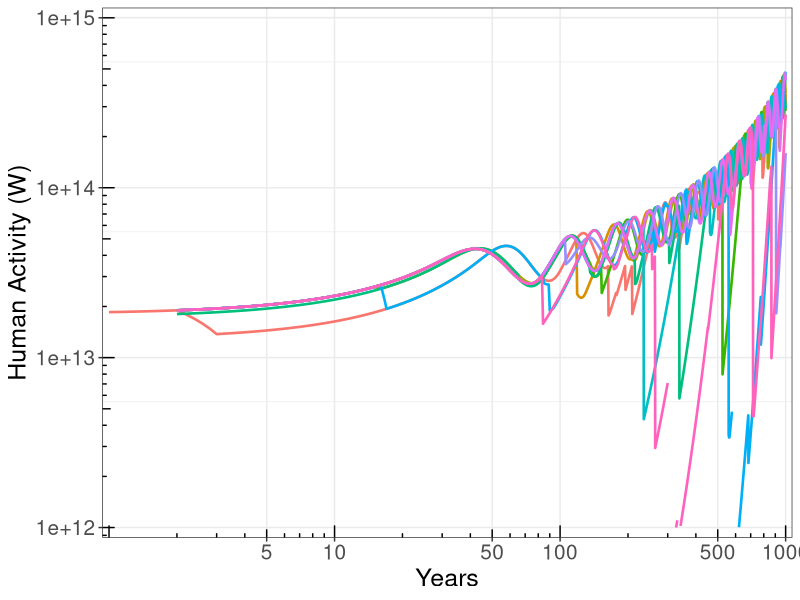

Source code (R):
# Purpose: This script performs the simulation and produces the results
# shown in Figure 21 in the book Human Enterprise, Ecosystems, 
# and the Future of Civilization. In this simulation, there is "typical" 
# progress in "green technology". Random "disasters" are thrown in.
# The simulation runs for 1,000 years. 10 repetitions are performed. 
# Results will be different every time because no seed has been set 
# for the random number generator.

###################################################################################
# load libraries
library("ggplot2")
library("grid")
library("scales")
###################################################################################
# CONSTANTS AND AUXILIARY VARIABLES

# run controls
starting_year <- 1
ending_year <- 1000
disaster_toggle <- 1 # 0=no disasters; 1=disasters on
number_of_trials <- 10

# loop through for each trial
trial <- 0

while (trial < number_of_trials){
  
trial = trial + 1  
  
# constants
Rate_of_Increase_in_Human_Activity <- 0.02475 # /yr
Primary_Productivity <- 5.36e13 # kg C/yr
Replenishment_of_Natural_Capital <- Primary_Productivity
Unit_Depletion_of_Natural_Capital_t0 <- 5.5079e-08 # kg C / J/yr human activity
Rate_of_Decrease_in_Unit_Depletion_of_Natural_Capital <- 0.0025 # /yr
Effect_of_Natural_Capital_Depletion_on_Human_Activity <- 1.65e-16 # / kg C
Decrease_in_Human_Activity_t0 <- 0
Natural_Capital_Gap_t0 <- 0
disaster_multiplier_t0 <- 0

# initialize stocks
Natural_Capital_t0 <- 1.70e15
Natural_Capital_NCU_t0 <- 100

Human_Activity_t0 <- 5.84063e20

Human_Activity_W_t0 <- # human activity, W
  Human_Activity_t0 * # human activity, J/yr
  1 * # 1 W / J/s
  1 / (365 * 24 * 60 * 60) # 1 yr / (365 d/yr * 24 hr/d * 60 min/hr * 60 s/min

Kardashev_Scale_t0 <- (log(Human_Activity_W_t0, 10) - 6) / 10


###################################################################################


###################################################################################
# STOCK 1: Human_Activity
# Units: J/yr
# Initial Value: 
#   Human_Activity_t0 <- 5.84063e14
#
# Inflow: Increase_in_Human_Activity
# Units: J/yr/yr
# Relationship:
#   Human_Activity (J/yr) * Rate_of_Increase_in_Human_Activity (/yr)

# Outflow: Decrease_in_Human_Activity
# Units: J/yr/yr
# Relationship:
#   (Natural_Capital_t0, kg C - Natural_Capital, kg C) *
#     Effect_of_Natural_Capital_Depletion_on_Human_Activity, J/yr/yr / kg C)
#
###################################################################################
# STOCK 2: Natural_Capital
# Units: kg C
# Initial Value: 
# Natural_Capital_t0 <- 1.70e15
# Constraint: must be <= initial value
#
# Inflow: Replenishment_of_Natural_Capital
# Units: kg C/yr
# Relationship: = Primary_Productivity (kg C/yr)

# Outflow: Depletion_of_Natural_Capital
# Units: kg C/yr
# Relationship: 
#   Initial Value: Depletion_of_Natural_Capital_t0, (kg C/J/yr)
#   Thereafter: Effect_of_Natural_Capital_Depletion_on_Human_Activity(t-1), (kg C/J/yr) * 
#     (1 - Rate_of_Decrease_in_Depletion_of_Natural_Capital), (/yr) *
#     Human_Activity(t-1) (J/yr)

# Natural_Capital <- min(Natural_Capital, Natural_Capital_t0) 
#     
###################################################################################
# SIMULATION
#
# initialize values

year <- starting_year

Depletion_of_Natural_Capital_t0 <- 
  Unit_Depletion_of_Natural_Capital_t0 * Human_Activity_t0

Output_t0 <- c(trial,
            year, 
            Human_Activity_t0, 
            Human_Activity_W_t0,
            Kardashev_Scale_t0,
            Natural_Capital_t0,
            Natural_Capital_NCU_t0,
            Replenishment_of_Natural_Capital,
            Unit_Depletion_of_Natural_Capital_t0,
            Depletion_of_Natural_Capital_t0,
            Natural_Capital_Gap_t0,
            disaster_multiplier_t0,
            Decrease_in_Human_Activity_t0)

names(Output_t0) <- c("trial",
                  "Year", 
                  "Human_Activity", 
                  "Human_Activity_W",
                  "Kardashev_Scale",
                  "Natural_Capital",
                  "Natural_Capital_NCU",
                  "Replenishment_of_Natural_Capital",
                  "Unit_Depletion_of_Natural_Capital",
                  "Depletion_of_Natural_Capital",
                  "Natural_Capital_Gap",
                  "disaster_multiplier",
                  "Decrease_in_Human_Activity")

Human_Activity <- Human_Activity_t0
Human_Activity_W <- Human_Activity_W_t0
Natural_Capital <- Natural_Capital_t0
Unit_Depletion_of_Natural_Capital <- Unit_Depletion_of_Natural_Capital_t0

# for very first time through loop, create a new data frame for initial values
# for later times through loop, add a new row to the existing data set
if (trial > 1 && year == 1) {rbind(Output, Output_t0)}
if (trial == 1 && year ==1) {Output <- Output_t0}

# complete simulation
while (year < ending_year) {
  Output_tminus1 <- Output_t0
  year <- year + 1  
  
  # increment rate of natural capital depletion per unit human activity
  Unit_Depletion_of_Natural_Capital <- 
    Unit_Depletion_of_Natural_Capital *
    (1 - Rate_of_Decrease_in_Unit_Depletion_of_Natural_Capital)
  
  Depletion_of_Natural_Capital <- 
    Unit_Depletion_of_Natural_Capital * Human_Activity
  
  Natural_Capital_Gap <- Natural_Capital_t0 - Natural_Capital

  Decrease_in_Human_Activity <-
    Natural_Capital_Gap * 
    Effect_of_Natural_Capital_Depletion_on_Human_Activity *
    Human_Activity
  
  # decrease human activity in the event of a disaster
  # 1/100 chance of 5% reduction in activity
  # 1/200 chance of 30% reduction in activity
  # 1/500 chance of 50% reduction in activity
  # 1/1000 chance of 95% reduction in activity
  # 1/1e6 chance of 100% reduction in activity (extinction)
  disaster_multiplier <- 0  # default is no disaster
  rand_no <- runif(1,0,1)
    
  if (rand_no >= 0.99) disaster_multiplier <- 0.05
  if (rand_no >= 0.995) disaster_multiplier <- 0.30
  if (rand_no >= 0.998) disaster_multiplier <- 0.50
  if (rand_no >= 0.999) disaster_multiplier <- 0.95
  if (rand_no >= 0.999999) disaster_multiplier <- 1
  
  # disasters off if toggle is set to 0 by user
  disaster_multiplier <- disaster_multiplier * disaster_toggle
  
  Decrease_in_Human_Activity <- 
    Decrease_in_Human_Activity +
    (Human_Activity * 
       disaster_multiplier)
  
  # perform mass balance on stocks
  
  Human_Activity <-
    Human_Activity +
    Human_Activity * Rate_of_Increase_in_Human_Activity - 
    Decrease_in_Human_Activity

  Natural_Capital <-
    Natural_Capital +
    Replenishment_of_Natural_Capital - 
    Depletion_of_Natural_Capital
  
  # don't allow human activity to go negative
  Human_Activity = max(Human_Activity, 0)
  
  #constrain natural capital to less than or equal to initial value
  Natural_Capital <- min(Natural_Capital, Natural_Capital_t0)
  Natural_Capital <- max(Natural_Capital, 0)
  
  # define an arbitrary unit of natural capital
  Natural_Capital_NCU <- Natural_Capital * 100 / Natural_Capital_t0
  
  # calculate human activity in W and the Kardashev Scale
  Human_Activity_W <- # human activity, W
    Human_Activity * # human activity, J/yr
    1 * # 1 W / J/s
    1 / (365 * 24 * 60 * 60) # 1 yr / (365 d/yr * 24 hr/d * 60 min/hr * 60 s/min
  
  Kardashev_Scale <- (log(Human_Activity_W, 10) - 6) / 10
  
  # add newest values to output data set
  new_output <- c(trial,
                  year, 
                  Human_Activity, 
                  Human_Activity_W,
                  Kardashev_Scale,
                  Natural_Capital,
                  Natural_Capital_NCU,
                  Replenishment_of_Natural_Capital,
                  Unit_Depletion_of_Natural_Capital,
                  Depletion_of_Natural_Capital,
                  Natural_Capital_Gap,
                  disaster_multiplier,
                  Decrease_in_Human_Activity)
  
  names(new_output) <- c("trial",
                         "Year", 
                         "Human_Activity",
                         "Human_Activity_W",
                         "Kardashev_Scale",
                         "Natural_Capital",
                         "Natural_Capital_NCU",
                         "Replenishment_of_Natural_Capital",
                         "Unit_Depletion_of_Natural_Capital",
                         "Depletion_of_Natural_Capital",
                         "Natural_Capital_Gap",
                         "disaster_multiplier",
                         "Decrease_in_Human_Activity")

  Output <- rbind(Output, new_output)
}
}


###################################################################################

#Output # uncomment to print output data set if desired

# plot outputs of interest

# # plot human activity stock

  # convert from a matrix to a data frame (required for ggplot)
  Output_df <- as.data.frame(Output)
  
  # convert "trial" variable to a character to allow overlaying of plots
  Output_df$trial_char <- as.character(Output_df$trial)

  # PLOT HUMAN ACTIVITY (FIGURE 21)
  # assign data to be plotted
  Human_Activity_Plot <- ggplot(
    data = Output_df, # data set
    aes(x = Output_df$Year, # x variable
        y = Output_df$Human_Activity_W, # y variable
        color = Output_df$trial_char
    ),
  )
  
  # assign type of plot and any statistics to calculate
  Human_Activity_Plot <- Human_Activity_Plot + 
    geom_line( # a basic line
      stat = "identity", # plot the actual value, no statistical transformation
#      color = "blue", # set the line color
      size = 0.9 # set the line width
    )
  
  # assign a theme
  Human_Activity_Plot <- Human_Activity_Plot +
    theme_bw()  # a basic black and white theme
  
  # log transform axes
  Human_Activity_Plot <- Human_Activity_Plot +
    coord_trans(
      x = "log10", # transform x axis to log scale 
      y = "log10" # transform y axis to log scale
    )
  
  # set axis labels, scales, and intervals
  
  Human_Activity_Plot <- Human_Activity_Plot +
    scale_x_continuous(
      name = "Years", # x axis label
      limits = c(1, 1000), # set x axis limits
      breaks = c(5, 10, 50, 100, 500, 1000), # x axis limits and interval
      minor_breaks = function(x) log10(x)/10, # specify minor breaks (NOT DEBUGGED)
      expand = c(0.01,0) # control where y axis crosses - first number is fraction of plot left as white space
      #     labels = c("Years", "", "Decades", "", "Centuries", "") # replace x-axis numbers with text labels
    ) +
    scale_y_continuous(
      name = ("Human Activity (W)"), # y axis label
      limits = c(1e12, 1e15), # set y axis limits
      breaks = c(1e12, 1e13, 1e14, 1e15), # set breaks and tick marks
      expand = c(0.02,0) # control where x axis crosses - first number is fraction left as white space
    )
  
  # set font size of labels and numbers on axes
  
  Human_Activity_Plot <- Human_Activity_Plot +
    theme(
      axis.title.x = element_text(size = 18), # set font size of x axis label
      axis.text.x = element_text(size = 15), # set font size of x axis text
      axis.title.y = element_text(size = 18), # set font size of y axis label
      axis.text.y = element_text(size = 15), # set font size of y axis text
      panel.grid.minor = element_line(), # specify minor grid lines
	legend.position = "none"
    )
  
  # set tick marks
  
  Human_Activity_Plot <- Human_Activity_Plot +
    annotation_logticks( # adds tick marks to a log scale
      scaled = FALSE # tells R we have transformed the axis, not the data
    )    

Human_Activity_Plot